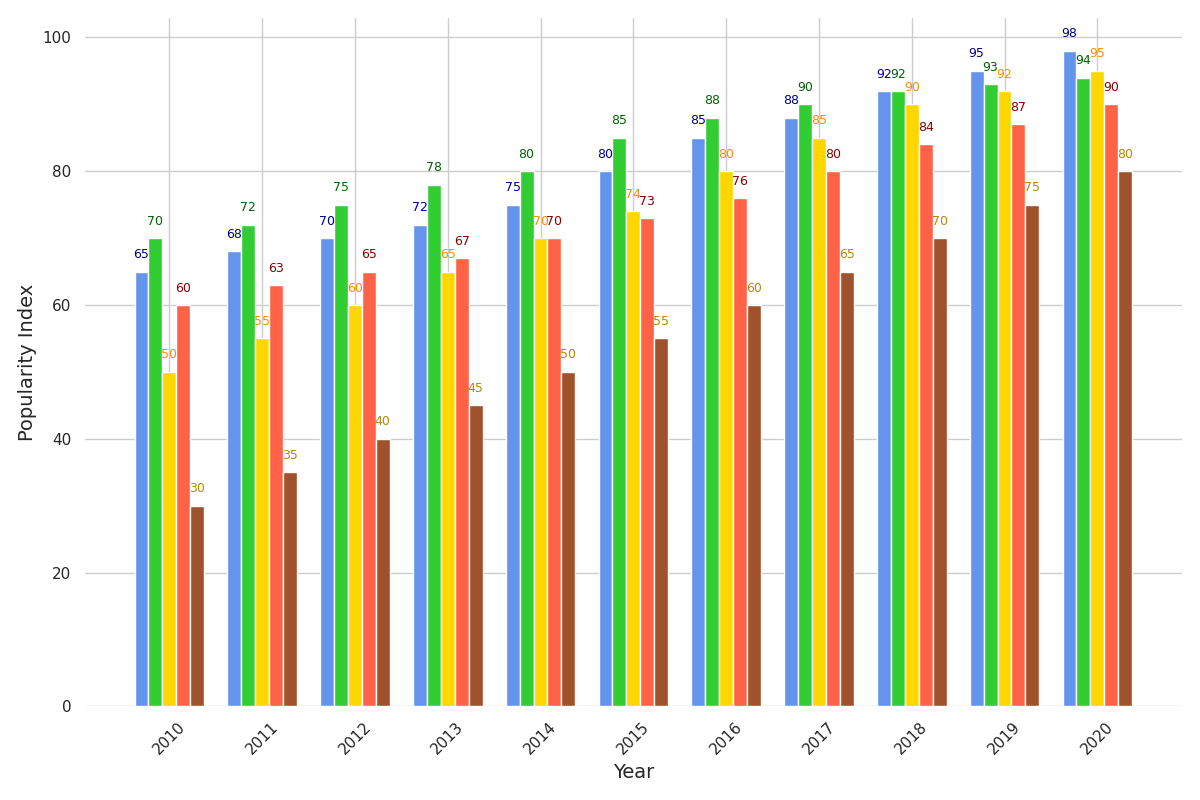

This figure's Python source:
import matplotlib.pyplot as plt
import numpy as np

years = np.arange(2010, 2021)

italian_cuisine = [65, 68, 70, 72, 75, 80, 85, 88, 92, 95, 98]
chinese_cuisine = [70, 72, 75, 78, 80, 85, 88, 90, 92, 93, 94]
indian_cuisine = [50, 55, 60, 65, 70, 74, 80, 85, 90, 92, 95]
mexican_cuisine = [60, 63, 65, 67, 70, 73, 76, 80, 84, 87, 90]
middle_eastern_cuisine = [30, 35, 40, 45, 50, 55, 60, 65, 70, 75, 80]

width = 0.15
ind = np.arange(len(years))

fig, ax = plt.subplots(figsize=(12, 8))

# Shuffled the original color assignments
colors = ['cornflowerblue', 'limegreen', 'gold', 'tomato', 'sienna']
annotation_colors = ['darkblue', 'darkgreen', 'darkorange', 'darkred', 'darkgoldenrod']

ax.bar(ind - 2*width, italian_cuisine, width, color=colors[0])
ax.bar(ind - width, chinese_cuisine, width, color=colors[1])
ax.bar(ind, indian_cuisine, width, color=colors[2])
ax.bar(ind + width, mexican_cuisine, width, color=colors[3])
ax.bar(ind + 2*width, middle_eastern_cuisine, width, color=colors[4])

# Annotating bars with popularity index values
for i, v in enumerate(italian_cuisine):
    ax.text(i - 2*width, v + 2, f"{v}", ha='center', fontsize=9, color=annotation_colors[0])
for i, v in enumerate(chinese_cuisine):
    ax.text(i - width, v + 2, f"{v}", ha='center', fontsize=9, color=annotation_colors[1])
for i, v in enumerate(indian_cuisine):
    ax.text(i, v + 2, f"{v}", ha='center', fontsize=9, color=annotation_colors[2])
for i, v in enumerate(mexican_cuisine):
    ax.text(i + width, v + 2, f"{v}", ha='center', fontsize=9, color=annotation_colors[3])
for i, v in enumerate(middle_eastern_cuisine):
    ax.text(i + 2*width, v + 2, f"{v}", ha='center', fontsize=9, color=annotation_colors[4])

ax.set_xlabel('Year', fontsize=14)
ax.set_ylabel('Popularity Index', fontsize=14)

ax.set_xticks(ind)
ax.set_xticklabels(years)

plt.xticks(rotation=45)
plt.tight_layout()

ax.spines['top'].set_visible(False)
ax.spines['right'].set_visible(False)
ax.spines['left'].set_visible(False)
ax.spines['bottom'].set_visible(False)

plt.show()
